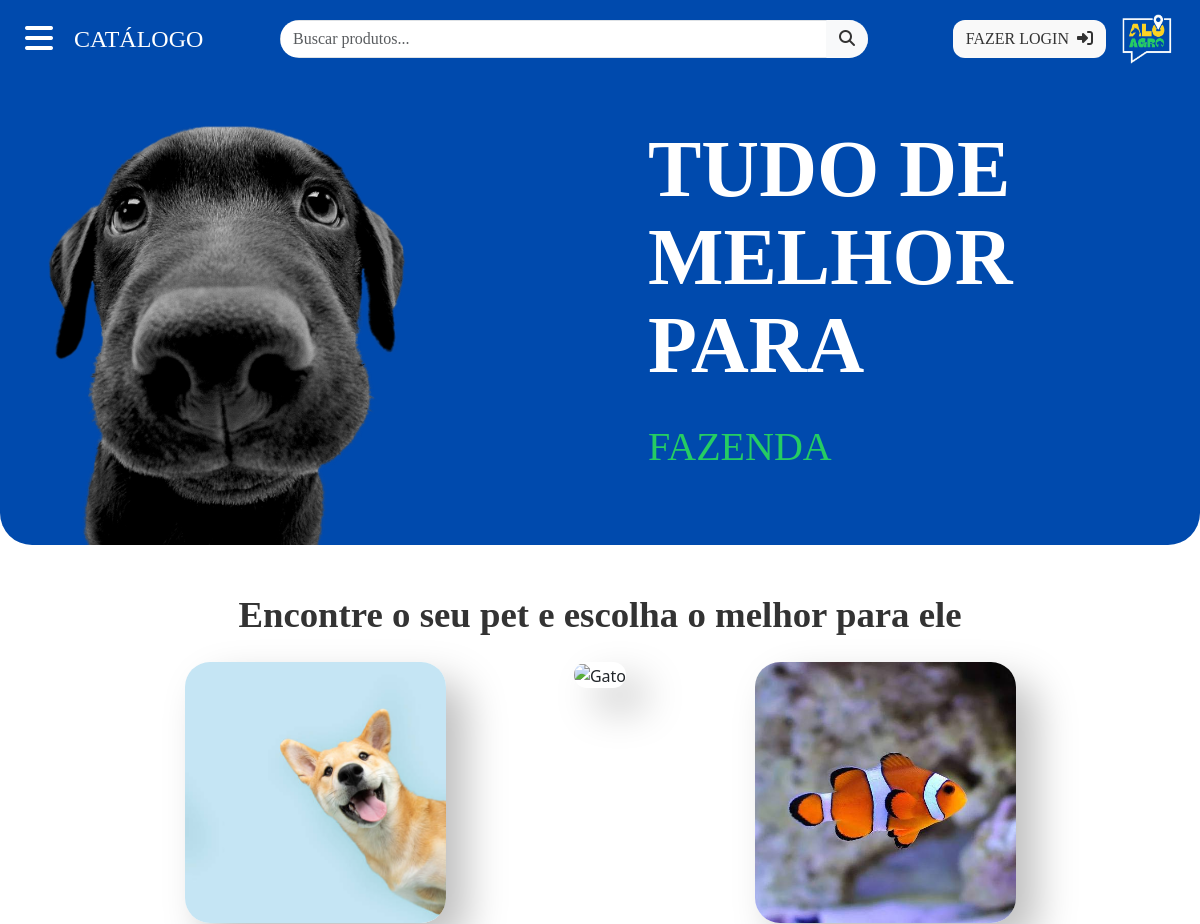
The app's page / (upper part), older data.
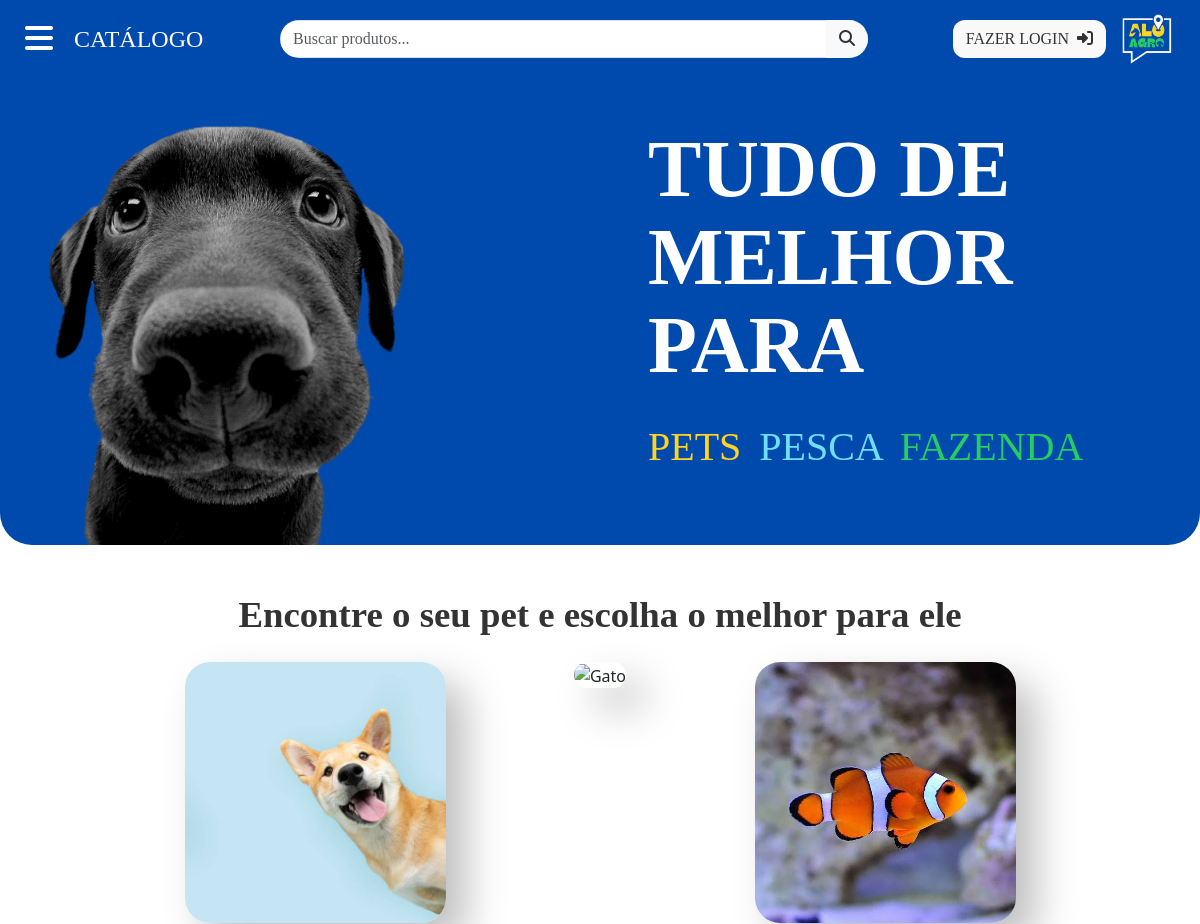
The same page, newer data.
### tables this page shows
CREATE TABLE `categorias` (
  `id` int(11) NOT NULL,
  `nome` varchar(100) NOT NULL,
  `icone_bootstrap` varchar(50) NOT NULL
);

### templates/aloagrodb.php (called while the page is built, shortened)
<?php
class DB
{
    private static ?PDO $conn = null;
    private static function connect(): PDO
    {
        if (self::$conn === null) {
            try {
                $dsn = "mysql:host=" . DB_HOST . ";dbname=" . DB_NAME . ";charset=utf8mb4";
                $options = [
                    PDO::ATTR_ERRMODE => PDO::ERRMODE_EXCEPTION,
                    PDO::ATTR_DEFAULT_FETCH_MODE => PDO::FETCH_ASSOC,
                    PDO::ATTR_EMULATE_PREPARES => false,
                ];
                self::$conn = new PDO($dsn, DB_USER, DB_PASSWORD, $options);
            } catch (PDOException $e) {
                throw new DatabaseException('Falha ao conectar ao banco de dados: ' . $e->getMessage());
            }
        }
        return self::$conn;
    }
    public static function find(string $table, ?int $id = null): array
    {
        $conn = self::connect();
        $sql = "SELECT * FROM `$table`";
        if ($id !== null) {
            $sql .= " WHERE `id` = :id LIMIT 1";
            $stmt = $conn->prepare($sql);
            $stmt->execute([':id' => $id]);
            return $stmt->fetch() ?: [];
        } else {
            $stmt = $conn->prepare($sql);
            $stmt->execute();
            return $stmt->fetchAll();
        }
    }
}

### index.php (the view, shortened to what this page needs)
<?php
$categorias_index = DB::find('categorias');
?>
<div class="mainbanner rounded-bottom-5">
    <div class="row align-items-start">
        <div class="col ms-5 mt-5">
            <img class="caoescolhedor pe-none" src="arquivos/imgs/caoescolhedor.png">
        </div>
        <div class="col mainomelhor ms-4 mt-5">
            TUDO DE<br>MELHOR<br>PARA<br>
            <?php if ($categorias_index): ?>
                <?php foreach ($categorias_index as $categoria): ?>
                    <?php
                    $colorClass = '';
                    switch (strtolower($categoria['nome'])) {
                        case 'pets':
                            $colorClass = 'bichinhos';
                            break;
                        case 'fazenda':
                            $colorClass = 'fazenda';
                            break;
                        case 'pesca':
                            $colorClass = 'pesca';
                            break;
                    }
                    ?>
                    <?php if (!empty($colorClass)): ?>
                        <a href="<?php echo BASEURL; ?>catalogo.php#<?php echo htmlspecialchars($categoria['nome']); ?>"
                            class="mainopcoes <?php echo $colorClass; ?>" style="text-decoration: none;">
                            <?php echo strtoupper(htmlspecialchars($categoria['nome'])); ?>
                        </a>
                    <?php endif; ?>
                <?php endforeach; ?>
            <?php endif; ?>
        </div>
    </div>
</div>
<div class="container containeranimais text-center mt-5 mb-5">
    <h2 class="tituloanimais mb-4">Encontre o seu pet e escolha o melhor para ele</h2>
    <div class="row justify-content-center g-4">
        <div class="col-12 col-md-3 col-lg-3 col-sm-3">
            <button class="btn botaoanimal">
                <img src="arquivos/imgs/cachorro.jpg" class="imagemanimal pe-none" alt="Cachorro">
            </button>
        </div>
        <div class="col-12 col-md-3 col-lg-3 col-sm-3">
            <button class="btn botaoanimal">
                <img src="arquivos/imgs/gatcho.jpg" class="imagemanimal pe-none" alt="Gato">
            </button>
        </div>
        <div class="col-12 col-md-3 col-lg-3 col-sm-3">
            <button class="btn botaoanimal">
                <img src="arquivos/imgs/peixe.jpg" class="imagemanimal pe-none" alt="Peixe">
            </button>
        </div>
    </div>
</div>

Row changes from the older to the newer data that the page shows:
now on this page (row edited): categorias: nome "PETS"
now on this page (row edited): categorias: nome "PESCA"
